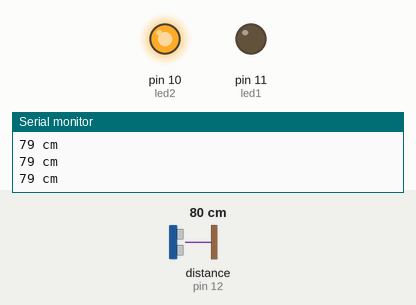
Recording of a sketch running on a simulated Arduino Uno, built with avr-gcc and run on an emulated ATmega328P. Parts: output pins drawn as LEDs (lit = HIGH), the last lines printed to the serial monitor. Wiring (inferred from the names in the program): ultrasonic range finder: trigger pin 13; echo pin 12. Inputs (shaded band) come from the test bench; at power-on: distance to the obstacle (sensor on pin 12) 80 cm. The echo pulse lasts 58.3 µs per cm; pins used as bus, display or sensor lines are not drawn.

Above: at 1.3 s.
1.4 s: distance to the obstacle (sensor on pin 12) set to 194 cm
2.9 s: distance to the obstacle (sensor on pin 12) set to 203 cm
At 3.7 s:
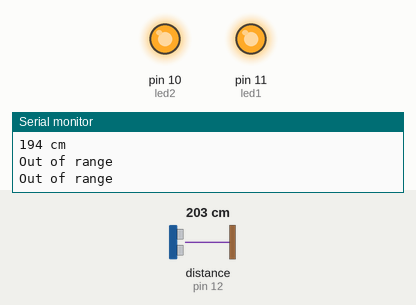
4.5 s: distance to the obstacle (sensor on pin 12) set to 2 cm
At 5.7 s:
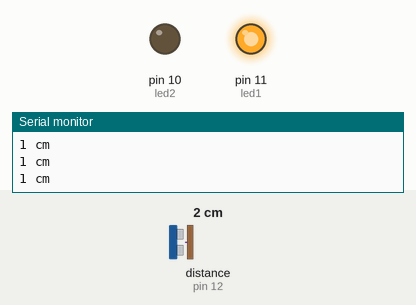
6.0 s: distance to the obstacle (sensor on pin 12) set to 9 cm
7.5 s: distance to the obstacle (sensor on pin 12) set to 12 cm
At 8.3 s:
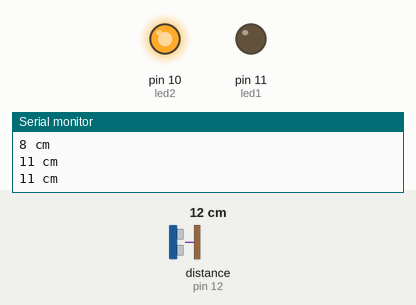
9.0 s: distance to the obstacle (sensor on pin 12) set to 4 cm
At 9.5 s:
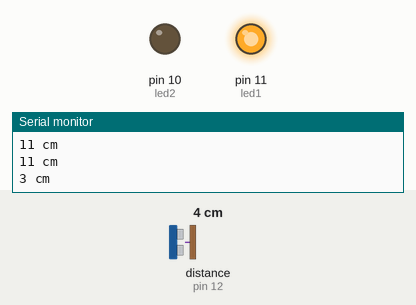
Timing chart, 0 to 11.6 s (numbered marks = the images above; inputs shaded):
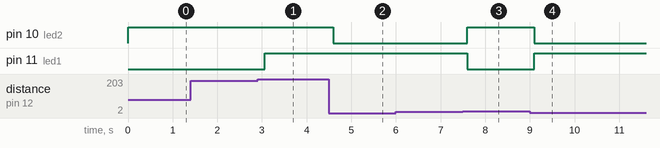

Measured:
- the behaviour switches between 199 and 200 cm on distance to the obstacle (sensor on pin 12) (found by bisection; images 0 and 1)
- the behaviour switches between 10 and 11 cm on distance to the obstacle (sensor on pin 12) (found by bisection; images 2 and 3)
- after the input at 2.9 s, pin 11 (led1): LOW → HIGH after 0.17 s
- after the input at 4.5 s, pin 10 (led2): HIGH → LOW after 0.09 s
- after the input at 7.5 s, pin 10 (led2): LOW → HIGH after 0.10 s; pin 11 (led1): HIGH → LOW after 0.10 s
- after the input at 9.0 s, pin 10 (led2): HIGH → LOW after 0.10 s; pin 11 (led1): LOW → HIGH after 0.10 s

The sketch:

Ultrasonic_Distance.ino
```cpp
#define trigPin 13
#define echoPin 12
#define led1 11
#define led2 10

void setup() {
  Serial.begin (9600);      // Set the baudrate for serial communication
  pinMode(trigPin, OUTPUT);
  pinMode(echoPin, INPUT);
  pinMode(led1, OUTPUT);
  pinMode(led2, OUTPUT);
}

void loop() {
  long duration, distance;
  digitalWrite(trigPin, LOW);  // Added this line
  delayMicroseconds(2);        // 2usec delay between pulses
  digitalWrite(trigPin, HIGH);
  delayMicroseconds(10);       // Trig pin High for 10usec
  digitalWrite(trigPin, LOW);
  duration = pulseIn(echoPin, HIGH); //Gives the duration of HIGH state a echoPin
  distance = (duration/2) / 29.1;
  if (distance < 10 ) {  // This is where the LED On/Off happens
    digitalWrite(led1,HIGH); // When the Red condition is met, the Green LED should turn off
  digitalWrite(led2,LOW);
}
  else {
    digitalWrite(led1,LOW);
    digitalWrite(led2,HIGH);
  }
  if (distance >= 200 || distance <= 0){
    Serial.println("Out of range");
    digitalWrite(led1,HIGH);
    digitalWrite(led2,HIGH);
  }
  else {
    Serial.print(distance);
    Serial.println(" cm");
  }
  delay(500);
}
```
